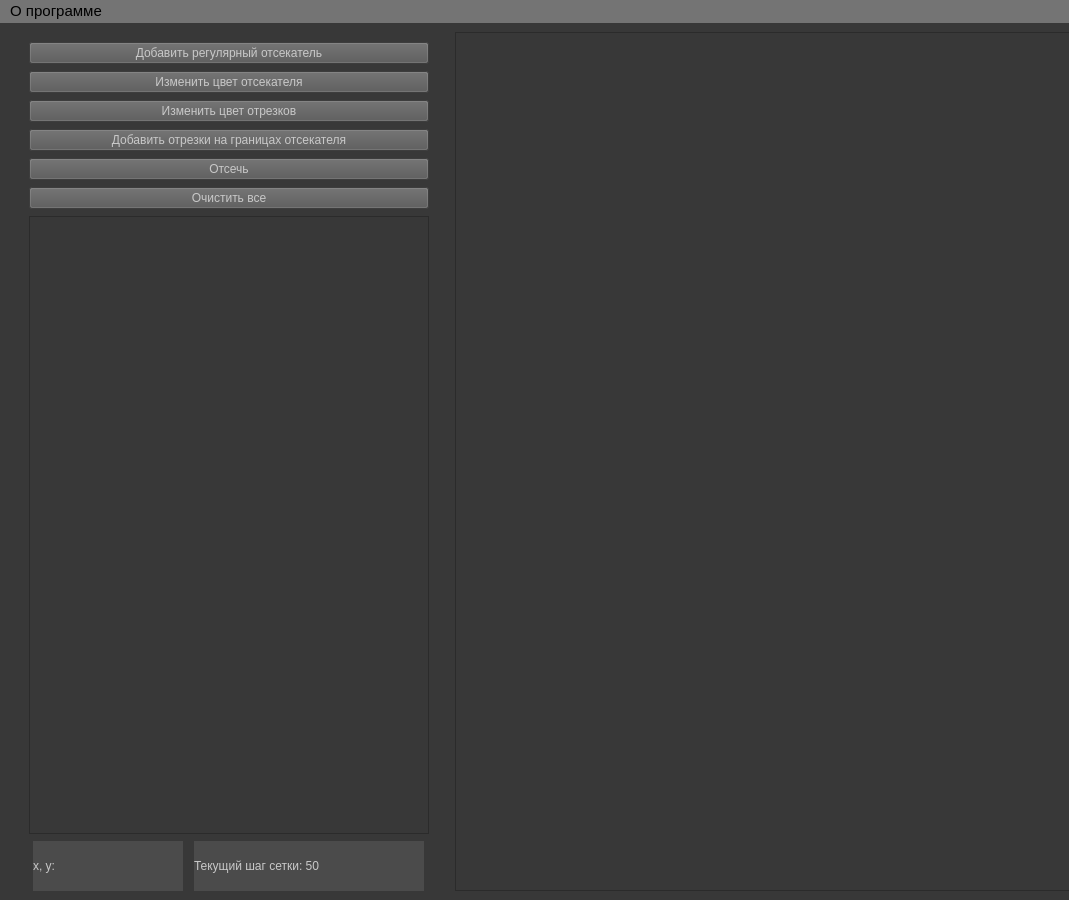
<?xml version="1.0" encoding="UTF-8"?>
<ui version="4.0">
 <class>MainWindow</class>
 <widget class="QMainWindow" name="MainWindow">
  <property name="enabled">
   <bool>true</bool>
  </property>
  <property name="geometry">
   <rect>
    <x>0</x>
    <y>0</y>
    <width>1069</width>
    <height>900</height>
   </rect>
  </property>
  <property name="sizePolicy">
   <sizepolicy hsizetype="Fixed" vsizetype="Fixed">
    <horstretch>0</horstretch>
    <verstretch>0</verstretch>
   </sizepolicy>
  </property>
  <property name="minimumSize">
   <size>
    <width>1000</width>
    <height>900</height>
   </size>
  </property>
  <property name="font">
   <font>
    <family>Arial</family>
    <pointsize>11</pointsize>
    <bold>false</bold>
   </font>
  </property>
  <property name="windowTitle">
   <string>ЛР 7. Реализация алгоритма отсечения отрезка регулярным отсекателем.</string>
  </property>
  <property name="autoFillBackground">
   <bool>false</bool>
  </property>
  <property name="styleSheet">
   <string notr="true">background-color: rgb(56, 56, 56);</string>
  </property>
  <widget class="QWidget" name="centralwidget">
   <property name="sizePolicy">
    <sizepolicy hsizetype="Expanding" vsizetype="Expanding">
     <horstretch>0</horstretch>
     <verstretch>0</verstretch>
    </sizepolicy>
   </property>
   <layout class="QGridLayout" name="gridLayout">
    <item row="0" column="0">
     <layout class="QVBoxLayout" name="verticalLayout" stretch="0,0,0,0,0,0,0,0">
      <property name="spacing">
       <number>7</number>
      </property>
      <property name="leftMargin">
       <number>20</number>
      </property>
      <property name="topMargin">
       <number>10</number>
      </property>
      <property name="rightMargin">
       <number>20</number>
      </property>
      <property name="bottomMargin">
       <number>0</number>
      </property>
      <item>
       <widget class="QPushButton" name="add_cutoff_button">
        <property name="sizePolicy">
         <sizepolicy hsizetype="Fixed" vsizetype="Fixed">
          <horstretch>0</horstretch>
          <verstretch>0</verstretch>
         </sizepolicy>
        </property>
        <property name="maximumSize">
         <size>
          <width>460</width>
          <height>16777215</height>
         </size>
        </property>
        <property name="styleSheet">
         <string notr="true">color: rgb(200, 200, 200);
font: 10pt &quot;Segoe UI&quot;;
background-color: rgb(86, 86, 86);</string>
        </property>
        <property name="text">
         <string>Добавить регулярный отсекатель</string>
        </property>
       </widget>
      </item>
      <item>
       <widget class="QPushButton" name="change_cutoff_color_button">
        <property name="sizePolicy">
         <sizepolicy hsizetype="Fixed" vsizetype="Fixed">
          <horstretch>0</horstretch>
          <verstretch>0</verstretch>
         </sizepolicy>
        </property>
        <property name="maximumSize">
         <size>
          <width>460</width>
          <height>16777215</height>
         </size>
        </property>
        <property name="styleSheet">
         <string notr="true">color: rgb(200, 200, 200);
font: 10pt &quot;Segoe UI&quot;;
background-color: rgb(86, 86, 86);</string>
        </property>
        <property name="text">
         <string>Изменить цвет отсекателя</string>
        </property>
       </widget>
      </item>
      <item>
       <widget class="QPushButton" name="change_segment_color_button">
        <property name="sizePolicy">
         <sizepolicy hsizetype="Fixed" vsizetype="Fixed">
          <horstretch>0</horstretch>
          <verstretch>0</verstretch>
         </sizepolicy>
        </property>
        <property name="maximumSize">
         <size>
          <width>460</width>
          <height>16777215</height>
         </size>
        </property>
        <property name="styleSheet">
         <string notr="true">color: rgb(200, 200, 200);
font: 10pt &quot;Segoe UI&quot;;
background-color: rgb(86, 86, 86);</string>
        </property>
        <property name="text">
         <string>Изменить цвет отрезков</string>
        </property>
       </widget>
      </item>
      <item>
       <widget class="QPushButton" name="add_segment_cutoff_button">
        <property name="sizePolicy">
         <sizepolicy hsizetype="Fixed" vsizetype="Fixed">
          <horstretch>0</horstretch>
          <verstretch>0</verstretch>
         </sizepolicy>
        </property>
        <property name="maximumSize">
         <size>
          <width>460</width>
          <height>16777215</height>
         </size>
        </property>
        <property name="styleSheet">
         <string notr="true">color: rgb(200, 200, 200);
font: 10pt &quot;Segoe UI&quot;;
background-color: rgb(86, 86, 86);</string>
        </property>
        <property name="text">
         <string>Добавить отрезки на границах отсекателя</string>
        </property>
       </widget>
      </item>
      <item>
       <widget class="QPushButton" name="cutoff_button">
        <property name="sizePolicy">
         <sizepolicy hsizetype="Fixed" vsizetype="Fixed">
          <horstretch>0</horstretch>
          <verstretch>0</verstretch>
         </sizepolicy>
        </property>
        <property name="maximumSize">
         <size>
          <width>460</width>
          <height>16777215</height>
         </size>
        </property>
        <property name="styleSheet">
         <string notr="true">color: rgb(200, 200, 200);
font: 10pt &quot;Segoe UI&quot;;
background-color: rgb(86, 86, 86);</string>
        </property>
        <property name="text">
         <string>Отсечь</string>
        </property>
       </widget>
      </item>
      <item>
       <widget class="QPushButton" name="clear_button">
        <property name="sizePolicy">
         <sizepolicy hsizetype="Fixed" vsizetype="Fixed">
          <horstretch>0</horstretch>
          <verstretch>0</verstretch>
         </sizepolicy>
        </property>
        <property name="maximumSize">
         <size>
          <width>460</width>
          <height>16777215</height>
         </size>
        </property>
        <property name="styleSheet">
         <string notr="true">color: rgb(200, 200, 200);
font: 10pt &quot;Segoe UI&quot;;
background-color: rgb(86, 86, 86);</string>
        </property>
        <property name="text">
         <string>Очистить все</string>
        </property>
       </widget>
      </item>
      <item>
       <widget class="QListWidget" name="scroll_list">
        <property name="sizePolicy">
         <sizepolicy hsizetype="Fixed" vsizetype="Expanding">
          <horstretch>0</horstretch>
          <verstretch>0</verstretch>
         </sizepolicy>
        </property>
        <property name="minimumSize">
         <size>
          <width>400</width>
          <height>100</height>
         </size>
        </property>
        <property name="styleSheet">
         <string notr="true">font: 11pt &quot;Segoe UI&quot;;
color: rgb(255, 255, 255);</string>
        </property>
       </widget>
      </item>
      <item>
       <layout class="QHBoxLayout" name="horizontalLayout">
        <item>
         <widget class="QLabel" name="current_coords_label">
          <property name="sizePolicy">
           <sizepolicy hsizetype="Fixed" vsizetype="Fixed">
            <horstretch>0</horstretch>
            <verstretch>0</verstretch>
           </sizepolicy>
          </property>
          <property name="minimumSize">
           <size>
            <width>150</width>
            <height>50</height>
           </size>
          </property>
          <property name="maximumSize">
           <size>
            <width>150</width>
            <height>50</height>
           </size>
          </property>
          <property name="styleSheet">
           <string notr="true">color: rgb(200, 200, 200);
font: 10pt &quot;Segoe UI&quot;;
border-color: rgb(255, 255, 255);
background-color: rgb(75, 75, 75);</string>
          </property>
          <property name="text">
           <string>x, y:</string>
          </property>
         </widget>
        </item>
        <item>
         <widget class="QLabel" name="current_grid_label">
          <property name="sizePolicy">
           <sizepolicy hsizetype="Fixed" vsizetype="Fixed">
            <horstretch>0</horstretch>
            <verstretch>0</verstretch>
           </sizepolicy>
          </property>
          <property name="minimumSize">
           <size>
            <width>0</width>
            <height>50</height>
           </size>
          </property>
          <property name="maximumSize">
           <size>
            <width>230</width>
            <height>50</height>
           </size>
          </property>
          <property name="styleSheet">
           <string notr="true">color: rgb(200, 200, 200);
font: 10pt &quot;Segoe UI&quot;;
border-color: rgb(255, 255, 255);
background-color: rgb(75, 75, 75);</string>
          </property>
          <property name="text">
           <string>Текущий шаг сетки: 50</string>
          </property>
         </widget>
        </item>
       </layout>
      </item>
     </layout>
    </item>
    <item row="0" column="1">
     <widget class="QGraphicsView" name="graphicsView">
      <property name="minimumSize">
       <size>
        <width>630</width>
        <height>0</height>
       </size>
      </property>
      <property name="maximumSize">
       <size>
        <width>1920</width>
        <height>1080</height>
       </size>
      </property>
     </widget>
    </item>
   </layout>
  </widget>
  <widget class="QMenuBar" name="menubar">
   <property name="geometry">
    <rect>
     <x>0</x>
     <y>0</y>
     <width>1069</width>
     <height>29</height>
    </rect>
   </property>
   <property name="sizePolicy">
    <sizepolicy hsizetype="Fixed" vsizetype="Fixed">
     <horstretch>0</horstretch>
     <verstretch>0</verstretch>
    </sizepolicy>
   </property>
   <property name="font">
    <font>
     <pointsize>11</pointsize>
    </font>
   </property>
   <property name="styleSheet">
    <string notr="true">background-color: rgb(116, 116, 116);</string>
   </property>
   <widget class="QMenu" name="about_menu">
    <property name="title">
     <string>О программе</string>
    </property>
    <addaction name="about_author"/>
    <addaction name="about_task"/>
    <addaction name="instruction"/>
   </widget>
   <addaction name="about_menu"/>
  </widget>
  <action name="about_author">
   <property name="text">
    <string>Об авторе</string>
   </property>
   <property name="font">
    <font>
     <pointsize>11</pointsize>
    </font>
   </property>
  </action>
  <action name="about_task">
   <property name="text">
    <string>Условие</string>
   </property>
   <property name="font">
    <font>
     <pointsize>11</pointsize>
    </font>
   </property>
  </action>
  <action name="instruction">
   <property name="text">
    <string>Возможности программы</string>
   </property>
   <property name="font">
    <font>
     <pointsize>10</pointsize>
    </font>
   </property>
  </action>
 </widget>
 <resources/>
 <connections/>
</ui>
